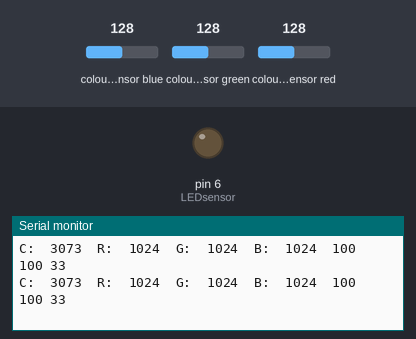
Bench run of a sketch on a simulated Arduino Uno, built with avr-gcc and run on an emulated ATmega328P. Shown: output pins drawn as LEDs (lit = HIGH), the last lines printed to the serial monitor. Inputs (shaded band) come from the test bench; at power-on: colour sensor blue 128, colour sensor green 128, colour sensor red 128.

Above: at 1.9 s.
2.0 s: colour sensor blue set to 191
At 2.6 s:
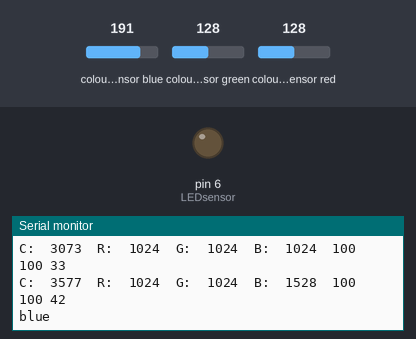
3.7 s: colour sensor green set to 250
At 4.3 s:
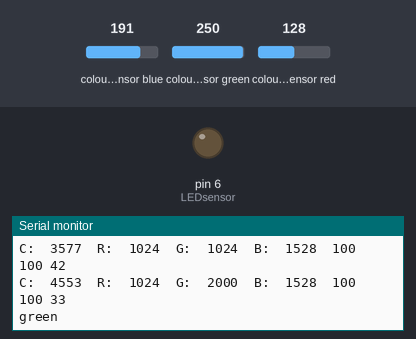
Timing chart, 0 to 6.7 s (numbered marks = the images above; inputs shaded):
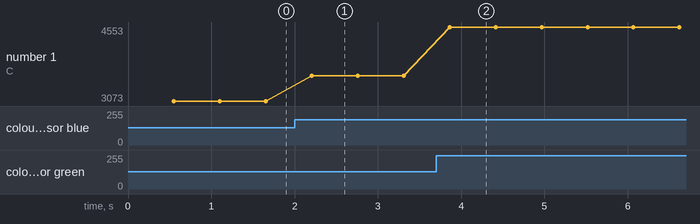

The sketch:

adafruit_code_arduino.ino
```cpp
#include<Wire.h>
#include "Adafruit_TCS34725.h"
#include<SoftwareSerial.h>
#define LEDsensor 6
byte flag=0;
 Adafruit_TCS34725 tcs =Adafruit_TCS34725(TCS34725_INTEGRATIONTIME_50MS,TCS34725_GAIN_4X);
void setup(){
pinMode(LEDsensor,OUTPUT);
digitalWrite(LEDsensor,LOW);
Serial.begin(9600);
Serial.println("ColorViewTest!");
if(tcs.begin()){
Serial.println("Foundsensor");
}
else{
Serial.println("No TCS34725 found ");
while(1);// halt!
}
}
void loop(){
word clear, red, green, blue;
long sum;
float r, g, b;
delay(500);
tcs.getRawData(&red,&green,&blue,&clear);
Serial.print("C:\t");Serial.print(clear);
Serial.print("\tR:\t");Serial.print(red);
Serial.print("\tG:\t");Serial.print(green);
Serial.print("\tB:\t");Serial.print(blue);
sum=clear;
r=red;
r/=sum;
g=green;
g/=sum;
b=blue;
b/=sum;
r=100;
g=100;
b*=100;
 Serial.print("\t");
 Serial.print((int)r);
 Serial.print(" ");
 Serial.print((int)g);
 Serial.print(" ");
 Serial.println((int)b);
 Serial.println();
if((red>green)&&(red>blue)&&(flag!=1)){
 flag=1;
 Serial.println("red");
 }
 else if((green>red)&&(green>blue)&&(flag!=2)){
 flag=2;
 Serial.println("green");
 }
 else if((blue>red)&&(blue>green)&&(flag!=3)){
 flag=3;
 Serial.println("blue");
 }
}
```

Measured:
- after the input at 2.0 s, the serial monitor: prints a new line after 0.21 s (image 1)
- after the input at 3.7 s, the serial monitor: prints a new line after 0.16 s (image 2)
- plotted number 1: 3073 → 3577 after the input at 2.0 s, 3577 → 4553 after the input at 3.7 s
